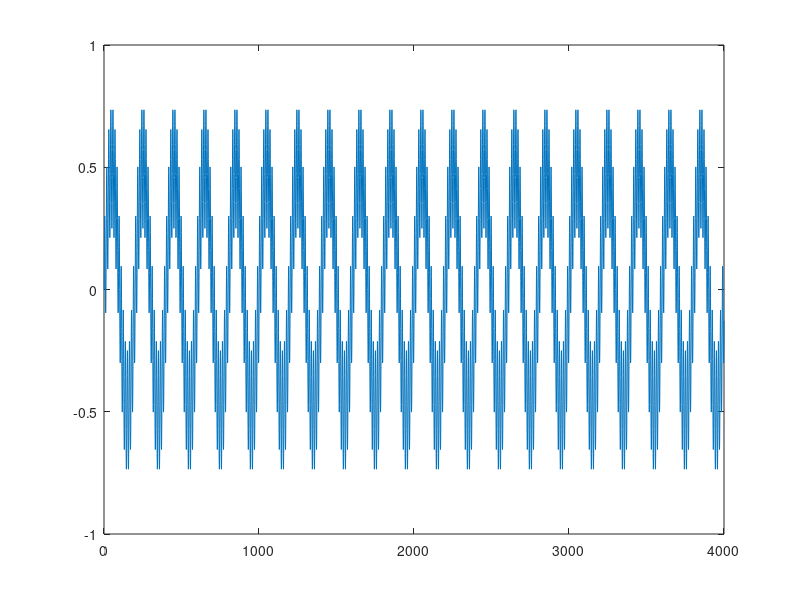

The MATLAB script that drew this image: (Note: this script raises an error after producing the figure.)

clc
%Samples per Second
Fs=2000000;
T=1/Fs;
%Number of Samples in the Signal
Lenght=4000;
t=(0:Lenght-1)*T;
%Generate the input signal
y=0.5*sin(2*pi*10000*t)+0.25*sin(2*pi*150000*t);
plot(y)
%Define filter cut_off frequency (60 KHz)
cutoff_Freq=60000;
%Nyquist frequency
NYQ_Freq=Fs/2;
cutoff_norm=cutoff_Freq/NYQ_Freq;
%FIR filter order
order=41;
%Create low-pass FIR filter
FIR_Coeff=fir1(order, cutoff_norm);
%Filter the input signal (y) with the FIR filter
Filterd_signal=filter(FIR_Coeff, 1, y);
%Using Filter Visualization Tool
fvtool(FIR_Coeff,"Fs",Fs)


